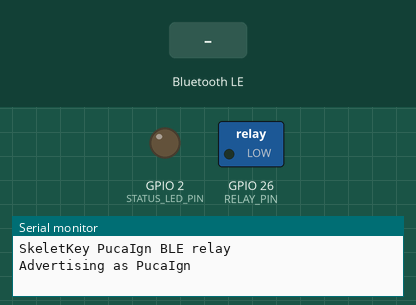
Recording of a sketch running on a simulated ESP32. On the bench: switched loads named in the sketch (green lamp = pin HIGH), output pins drawn as LEDs (lit = HIGH), the last lines printed to the serial monitor. The inputs (shaded band) are chosen by the test bench. Nothing arrives over Bluetooth unless stated; a phone connects over Bluetooth LE 3 s after start.

Above: at 1.2 s.
1.3 s: Bluetooth LE write "IGN:1" received
At 2.5 s:
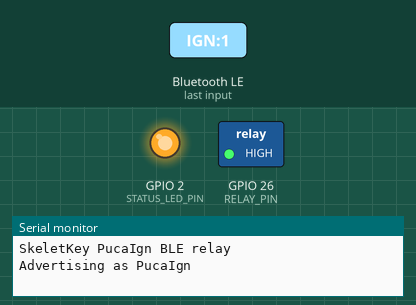
2.8 s: Bluetooth LE write "IGN:0" received
At 3.8 s:
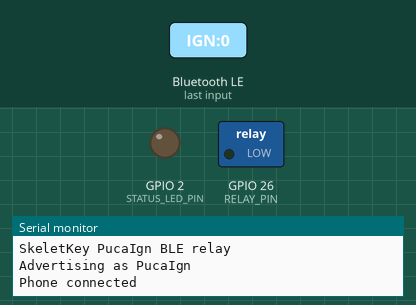
4.5 s: Bluetooth LE write "IGN ON" received
At 5.1 s:
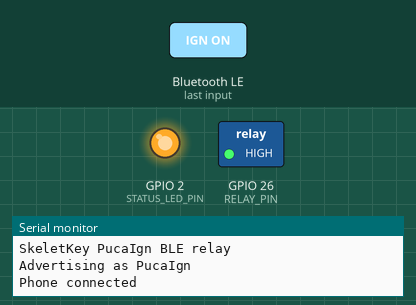
Timing chart, 0 to 7.5 s (numbered marks = the images above; inputs shaded):
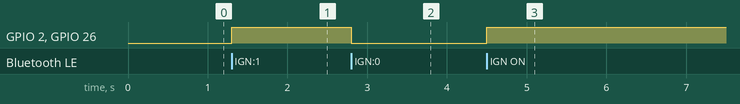

The sketch:

esp32-ignition-relay.ino
```cpp
/**
 * SkeletKey Puca — BLE Ignition Relay (ESP32)
 *
 * Advertises Nordic UART Service. Phone app writes:
 *   IGN:1\n  → close relay (ignition ON)
 *   IGN:0\n  → open relay (ignition OFF)
 *   PING\n   → PONG\n
 *   STATUS?\n → IGN:0|1\n
 *
 * Fail-safe: relay OPEN on boot, BLE disconnect, and brown-out.
 *
 * Wiring (example):
 *   GPIO 26 → NPN/MOSFET or relay module IN
 *   Relay COM/NO in series with FarDriver key/enable or main contactor coil
 *   Use a relay rated for the control circuit (typically 12 V coil or logic-level module)
 *   NEVER put pack high-current through a small signal relay — drive a contactor.
 *
 * Board: ESP32 DevKit (WROOM-32)
 * Library: ESP32 BLE Arduino (built-in with ESP32 board package)
 */

#include <BLEDevice.h>
#include <BLEServer.h>
#include <BLEUtils.h>
#include <BLE2902.h>

// ---- Hardware ----
#define RELAY_PIN           26      // Active HIGH = ignition ON
#define RELAY_ACTIVE_HIGH   true
#define STATUS_LED_PIN      2       // onboard LED on many DevKits
#define DEVICE_NAME         "PucaIgn"

// Nordic UART Service UUIDs (match app/config.js)
#define SERVICE_UUID        "6e400001-b5a3-f393-e0a9-e50e24dcca9e"
#define CHAR_UUID_RX        "6e400002-b5a3-f393-e0a9-e50e24dcca9e"  // write from phone
#define CHAR_UUID_TX        "6e400003-b5a3-f393-e0a9-e50e24dcca9e"  // notify to phone

BLEServer *pServer = nullptr;
BLECharacteristic *pTxChar = nullptr;
bool deviceConnected = false;
bool wasConnected = false;
bool ignitionOn = false;

void setRelay(bool on) {
  ignitionOn = on;
  bool level = RELAY_ACTIVE_HIGH ? on : !on;
  digitalWrite(RELAY_PIN, level ? HIGH : LOW);
  digitalWrite(STATUS_LED_PIN, on ? HIGH : LOW);
}

void notifyStatus() {
  if (!pTxChar) return;
  String msg = ignitionOn ? "IGN:1\n" : "IGN:0\n";
  pTxChar->setValue(msg.c_str());
  pTxChar->notify();
}

void notifyText(const char *text) {
  if (!pTxChar || !deviceConnected) return;
  pTxChar->setValue(text);
  pTxChar->notify();
}

void handleCommand(const String &raw) {
  String cmd = raw;
  cmd.trim();
  cmd.toUpperCase();

  if (cmd == "IGN:1" || cmd == "IGN ON" || cmd == "1") {
    setRelay(true);
    notifyStatus();
  } else if (cmd == "IGN:0" || cmd == "IGN OFF" || cmd == "0") {
    setRelay(false);
    notifyStatus();
  } else if (cmd == "PING") {
    notifyText("PONG\n");
  } else if (cmd == "STATUS?" || cmd == "STATUS") {
    notifyStatus();
  } else if (cmd.length() > 0) {
    notifyText("ERR:UNKNOWN\n");
  }
}

class ServerCallbacks : public BLEServerCallbacks {
  void onConnect(BLEServer *s) {
    deviceConnected = true;
  }
  void onDisconnect(BLEServer *s) {
    deviceConnected = false;
    // Fail-safe: kill ignition when phone disconnects
    setRelay(false);
  }
};

class RxCallbacks : public BLECharacteristicCallbacks {
  void onWrite(BLECharacteristic *c) {
    std::string v = c->getValue();
    if (v.length() == 0) return;
    String s = String(v.c_str());
    // Support multiple commands separated by newline
    int start = 0;
    while (start < (int)s.length()) {
      int nl = s.indexOf('\n', start);
      if (nl < 0) nl = s.length();
      handleCommand(s.substring(start, nl));
      start = nl + 1;
    }
  }
};

void setup() {
  pinMode(RELAY_PIN, OUTPUT);
  pinMode(STATUS_LED_PIN, OUTPUT);
  setRelay(false);

  Serial.begin(115200);
  Serial.println("SkeletKey PucaIgn BLE relay");

  BLEDevice::init(DEVICE_NAME);
  pServer = BLEDevice::createServer();
  pServer->setCallbacks(new ServerCallbacks());

  BLEService *svc = pServer->createService(SERVICE_UUID);

  pTxChar = svc->createCharacteristic(
    CHAR_UUID_TX,
    BLECharacteristic::PROPERTY_NOTIFY
  );
  pTxChar->addDescriptor(new BLE2902());

  BLECharacteristic *pRxChar = svc->createCharacteristic(
    CHAR_UUID_RX,
    BLECharacteristic::PROPERTY_WRITE | BLECharacteristic::PROPERTY_WRITE_NR
  );
  pRxChar->setCallbacks(new RxCallbacks());

  svc->start();

  BLEAdvertising *adv = BLEDevice::getAdvertising();
  adv->addServiceUUID(SERVICE_UUID);
  adv->setScanResponse(true);
  adv->setMinPreferred(0x06);
  adv->setMinPreferred(0x12);
  BLEDevice::startAdvertising();

  Serial.println("Advertising as " DEVICE_NAME);
}

void loop() {
  if (!deviceConnected && wasConnected) {
    delay(300);
    pServer->startAdvertising();
    Serial.println("Re-advertising");
    wasConnected = false;
  }
  if (deviceConnected && !wasConnected) {
    wasConnected = true;
    Serial.println("Phone connected");
    notifyStatus();
  }
  delay(50);
}
```

Measured:
- after the input at 1.3 s, GPIO 2 (STATUS_LED_PIN), GPIO 26 (RELAY_PIN): LOW → HIGH at once
- after the input at 2.8 s, GPIO 2 (STATUS_LED_PIN), GPIO 26 (RELAY_PIN): HIGH → LOW at once
- after the input at 4.5 s, GPIO 2 (STATUS_LED_PIN), GPIO 26 (RELAY_PIN): LOW → HIGH at once
